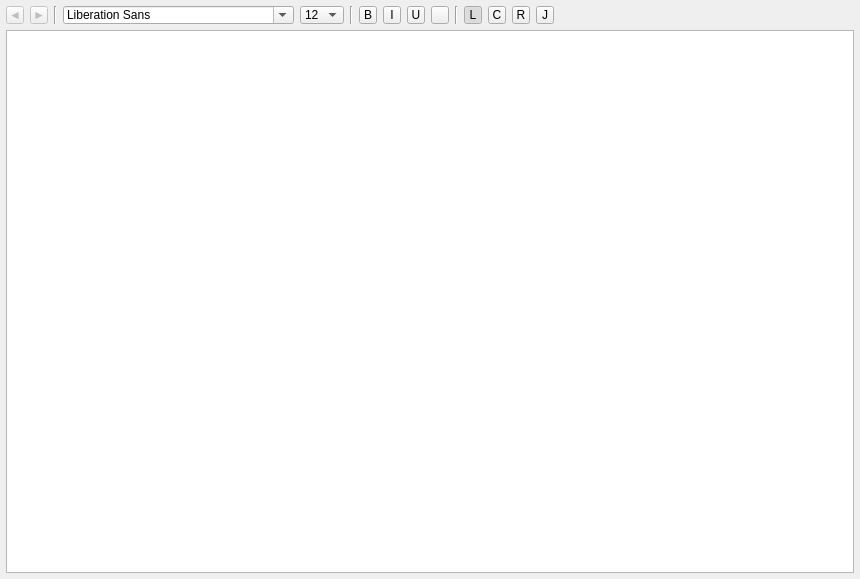
      <widget class="QWidget" name="editCommentsPage" >
       <property name="geometry" >
        <rect>
         <x>0</x>
         <y>0</y>
         <width>860</width>
         <height>579</height>
        </rect>
       </property>
       <layout class="QVBoxLayout" >
        <property name="margin" >
         <number>6</number>
        </property>
        <item>
         <layout class="QHBoxLayout" >
          <item>
           <widget class="QToolButton" name="ECtbtnUndo" >
            <property name="enabled" >
             <bool>false</bool>
            </property>
            <property name="minimumSize" >
             <size>
              <width>18</width>
              <height>18</height>
             </size>
            </property>
            <property name="maximumSize" >
             <size>
              <width>18</width>
              <height>18</height>
             </size>
            </property>
            <property name="statusTip" >
             <string>Undo</string>
            </property>
            <property name="text" >
             <string>◄</string>
            </property>
           </widget>
          </item>
          <item>
           <widget class="QToolButton" name="ECtbtnRedo" >
            <property name="enabled" >
             <bool>false</bool>
            </property>
            <property name="minimumSize" >
             <size>
              <width>18</width>
              <height>18</height>
             </size>
            </property>
            <property name="maximumSize" >
             <size>
              <width>18</width>
              <height>18</height>
             </size>
            </property>
            <property name="statusTip" >
             <string>Redo</string>
            </property>
            <property name="text" >
             <string>►</string>
            </property>
           </widget>
          </item>
          <item>
           <widget class="Line" name="line_5" >
            <property name="orientation" >
             <enum>Qt::Vertical</enum>
            </property>
           </widget>
          </item>
          <item>
           <widget class="QFontComboBox" name="ECfontComboBox" >
            <property name="minimumSize" >
             <size>
              <width>0</width>
              <height>18</height>
             </size>
            </property>
            <property name="statusTip" >
             <string>Choose a font</string>
            </property>
           </widget>
          </item>
          <item>
           <widget class="QComboBox" name="ECsizeComboBox" >
            <property name="minimumSize" >
             <size>
              <width>0</width>
              <height>18</height>
             </size>
            </property>
            <property name="toolTip" >
             <string/>
            </property>
            <property name="statusTip" >
             <string>Select text size</string>
            </property>
            <property name="currentIndex" >
             <number>4</number>
            </property>
            <item>
             <property name="text" >
              <string>8</string>
             </property>
            </item>
            <item>
             <property name="text" >
              <string>9</string>
             </property>
            </item>
            <item>
             <property name="text" >
              <string>10</string>
             </property>
            </item>
            <item>
             <property name="text" >
              <string>11</string>
             </property>
            </item>
            <item>
             <property name="text" >
              <string>12</string>
             </property>
            </item>
            <item>
             <property name="text" >
              <string>14</string>
             </property>
            </item>
            <item>
             <property name="text" >
              <string>16</string>
             </property>
            </item>
            <item>
             <property name="text" >
              <string>18</string>
             </property>
            </item>
            <item>
             <property name="text" >
              <string>20</string>
             </property>
            </item>
           </widget>
          </item>
          <item>
           <widget class="Line" name="line_3" >
            <property name="orientation" >
             <enum>Qt::Vertical</enum>
            </property>
           </widget>
          </item>
          <item>
           <widget class="QToolButton" name="ECtbtnBold" >
            <property name="minimumSize" >
             <size>
              <width>18</width>
              <height>18</height>
             </size>
            </property>
            <property name="maximumSize" >
             <size>
              <width>18</width>
              <height>18</height>
             </size>
            </property>
            <property name="statusTip" >
             <string>Bold</string>
            </property>
            <property name="text" >
             <string>B</string>
            </property>
            <property name="checkable" >
             <bool>true</bool>
            </property>
           </widget>
          </item>
          <item>
           <widget class="QToolButton" name="ECtbtnItalic" >
            <property name="minimumSize" >
             <size>
              <width>18</width>
              <height>18</height>
             </size>
            </property>
            <property name="maximumSize" >
             <size>
              <width>18</width>
              <height>18</height>
             </size>
            </property>
            <property name="statusTip" >
             <string>Italic</string>
            </property>
            <property name="text" >
             <string>I</string>
            </property>
            <property name="checkable" >
             <bool>true</bool>
            </property>
           </widget>
          </item>
          <item>
           <widget class="QToolButton" name="ECtbtnUnderlined" >
            <property name="minimumSize" >
             <size>
              <width>18</width>
              <height>18</height>
             </size>
            </property>
            <property name="maximumSize" >
             <size>
              <width>18</width>
              <height>18</height>
             </size>
            </property>
            <property name="statusTip" >
             <string>Underlined</string>
            </property>
            <property name="text" >
             <string>U</string>
            </property>
            <property name="checkable" >
             <bool>true</bool>
            </property>
           </widget>
          </item>
          <item>
           <widget class="QToolButton" name="ECtbtnColour" >
            <property name="minimumSize" >
             <size>
              <width>18</width>
              <height>18</height>
             </size>
            </property>
            <property name="maximumSize" >
             <size>
              <width>18</width>
              <height>18</height>
             </size>
            </property>
            <property name="statusTip" >
             <string>Text colour</string>
            </property>
            <property name="text" >
             <string/>
            </property>
            <property name="checkable" >
             <bool>false</bool>
            </property>
           </widget>
          </item>
          <item>
           <widget class="Line" name="line_6" >
            <property name="orientation" >
             <enum>Qt::Vertical</enum>
            </property>
           </widget>
          </item>
          <item>
           <widget class="QToolButton" name="ECtbtnAlignLeft" >
            <property name="minimumSize" >
             <size>
              <width>18</width>
              <height>18</height>
             </size>
            </property>
            <property name="maximumSize" >
             <size>
              <width>18</width>
              <height>18</height>
             </size>
            </property>
            <property name="statusTip" >
             <string>Align left</string>
            </property>
            <property name="text" >
             <string>L</string>
            </property>
            <property name="checkable" >
             <bool>true</bool>
            </property>
            <property name="checked" >
             <bool>true</bool>
            </property>
           </widget>
          </item>
          <item>
           <widget class="QToolButton" name="ECtbtnAlignCentre" >
            <property name="minimumSize" >
             <size>
              <width>18</width>
              <height>18</height>
             </size>
            </property>
            <property name="maximumSize" >
             <size>
              <width>18</width>
              <height>18</height>
             </size>
            </property>
            <property name="statusTip" >
             <string>Align centre</string>
            </property>
            <property name="text" >
             <string>C</string>
            </property>
            <property name="checkable" >
             <bool>true</bool>
            </property>
            <property name="checked" >
             <bool>false</bool>
            </property>
           </widget>
          </item>
          <item>
           <widget class="QToolButton" name="ECtbtnAlignRight" >
            <property name="minimumSize" >
             <size>
              <width>18</width>
              <height>18</height>
             </size>
            </property>
            <property name="maximumSize" >
             <size>
              <width>18</width>
              <height>18</height>
             </size>
            </property>
            <property name="statusTip" >
             <string>Align right</string>
            </property>
            <property name="text" >
             <string>R</string>
            </property>
            <property name="checkable" >
             <bool>true</bool>
            </property>
            <property name="checked" >
             <bool>false</bool>
            </property>
           </widget>
          </item>
          <item>
           <widget class="QToolButton" name="ECtbtnAlignJustify" >
            <property name="minimumSize" >
             <size>
              <width>18</width>
              <height>18</height>
             </size>
            </property>
            <property name="maximumSize" >
             <size>
              <width>18</width>
              <height>18</height>
             </size>
            </property>
            <property name="statusTip" >
             <string>Justify</string>
            </property>
            <property name="text" >
             <string>J</string>
            </property>
            <property name="checkable" >
             <bool>true</bool>
            </property>
            <property name="checked" >
             <bool>false</bool>
            </property>
           </widget>
          </item>
          <item>
           <spacer>
            <property name="orientation" >
             <enum>Qt::Horizontal</enum>
            </property>
            <property name="sizeHint" stdset="0" >
             <size>
              <width>40</width>
              <height>10</height>
             </size>
            </property>
           </spacer>
          </item>
         </layout>
        </item>
        <item>
         <widget class="QTextEdit" name="ECTextEdit" >
          <property name="statusTip" >
           <string>Use this field for your comments, notes, reminders...</string>
          </property>
         </widget>
        </item>
       </layout>
      </widget>
